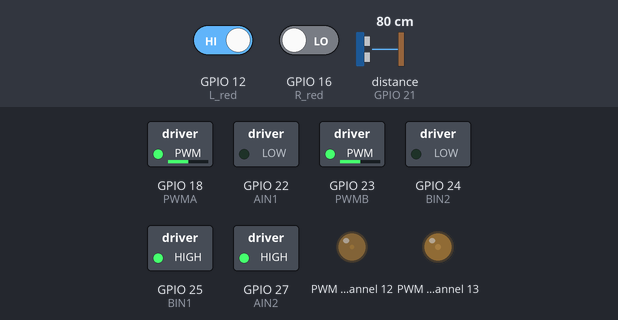
Bench run of a program on a simulated Raspberry Pi (BCM pin numbers). Shown: switched loads named in the program (green lamp = pin HIGH), output pins drawn as LEDs (lit = HIGH). Dashed ring = blinking. The test bench sets the inputs (shaded band); at power-on: distance to the obstacle (sensor on GPIO 21) 80 cm, GPIO 12 (L_red) HIGH, GPIO 16 (R_red) LOW. The echo pulse lasts 58.3 µs per cm; files the program writes start out absent; the clock reads 2024-03-15 10:24:30 at power-on unless the program sets it; pins used as bus, display or sensor lines are not drawn; what the program prints to the terminal is not drawn.

Above: at 3.2 s.
3.3 s: distance to the obstacle (sensor on GPIO 21) set to 11 cm
6.3 s: distance to the obstacle (sensor on GPIO 21) set to 8 cm
At 7.4 s:
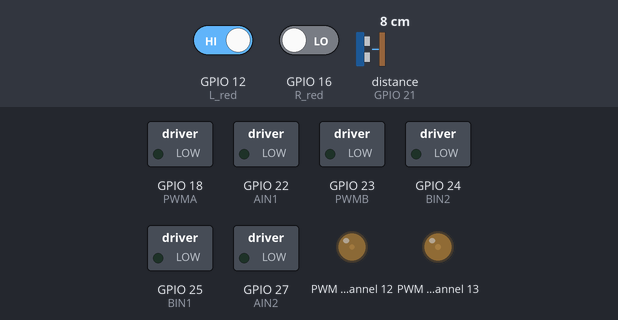
9.3 s: distance to the obstacle (sensor on GPIO 21) set to 18 cm
At 9.82 s:
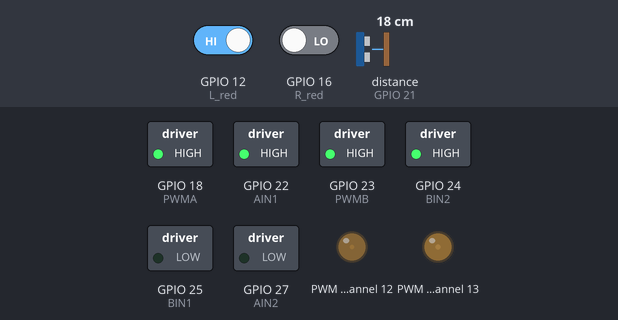
12.3 s: GPIO 12 (L_red) driven LOW
At 13.5 s:
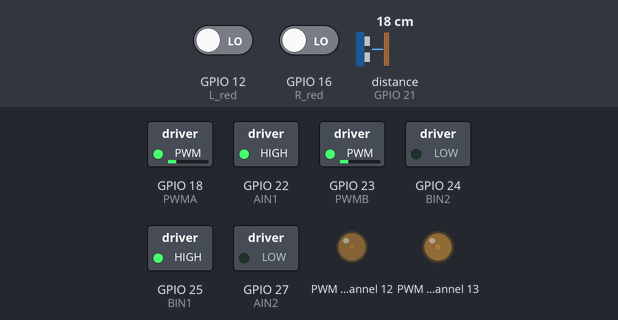
13.8 s: GPIO 16 (R_red) driven HIGH
At 14.04 s:
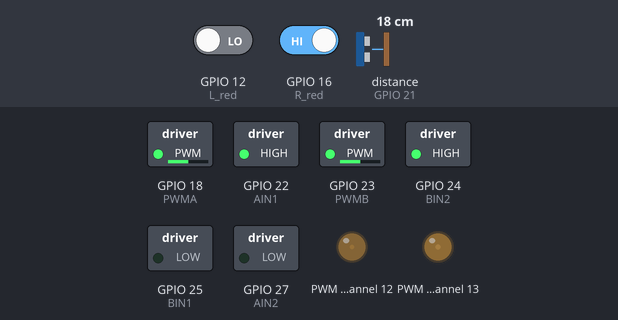
Timing chart, 0 to 17.8 s (numbered marks = the images above; inputs shaded):
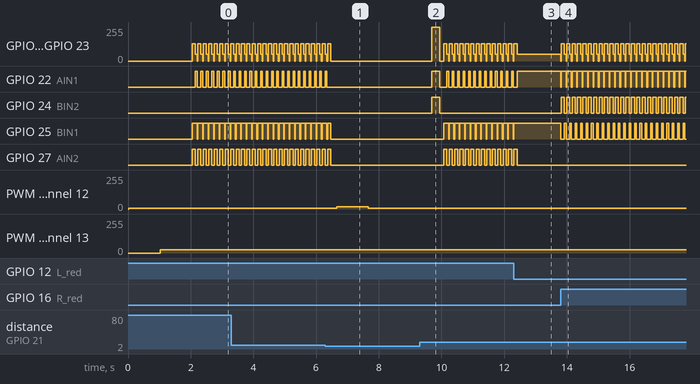

The program:

duoji.py
```python
import RPi.GPIO as GPIO
import time
import sys
import Adafruit_PCA9685             # 调用PCA9685模块

GPIO.setmode(GPIO.BCM)

#安全距离
safe_dis=10

#舵机转动角度
duoji_angle_front=60
duoji_angle_left=90
duoji_angle_right=270

#输出到日志

fp = open("/home/pi/code/car/log.txt", "w+")
# w+打开一个文件用于读写。
#如果该文件已存在则打开文件，并从开头开始编辑，即原有内容会被删除。如果该文件不存在，创建新文件。


#定义引脚

#左边两个轮子
PWMA = 18
AIN1 = 22
AIN2 = 27

#两个右边轮子
PWMB = 23
BIN1 = 25
BIN2 = 24

#红外循迹/避障传感器GPIO
L_red = 12
R_red = 16
#超声波
trig=20#发射端
echo=21#接收端
pwm = Adafruit_PCA9685.PCA9685()
pwm.set_pwm_freq(60)
#初始化
def init():
    #设置接触警告
    GPIO.setwarnings(False)
    #红外循迹传感器引脚初始化,设置为输入，接受红外信号
    GPIO.setup(L_red,GPIO.IN)
    GPIO.setup(R_red,GPIO.IN)
    #超声波
    GPIO.setup(trig,GPIO.OUT,initial=GPIO.LOW)
    GPIO.setup(echo,GPIO.IN)
    #舵机
    #设置 GPIO 的工作方式
    #GPIO.setup(STBY, GPIO.OUT)
    GPIO.setup(PWMA, GPIO.OUT)
    GPIO.setup(AIN1, GPIO.OUT)
    GPIO.setup(AIN2, GPIO.OUT)
    GPIO.setup(PWMB, GPIO.OUT)
    GPIO.setup(BIN1, GPIO.OUT)
    GPIO.setup(BIN2, GPIO.OUT)
    #pwma = GPIO.PWM(PWMA,100)#控制小车速度，初始设置
    #pwmb = GPIO.PWM(PWMB,100)

#基础行为方向
def turn_up(speed,t):
    L_Motor.ChangeDutyCycle(speed) #设置占空比，控制速度
    GPIO.output(AIN1,1)
    GPIO.output(AIN2,0)
    R_Motor.ChangeDutyCycle(speed) #设置占空比，控制速度
    GPIO.output(BIN1,1)
    GPIO.output(BIN2,0)
    #pwma.start(speed)
    #pwmb.start(speed)
    time.sleep(t)


def turn_down(speed,t):
    L_Motor.ChangeDutyCycle(speed) #设置占空比，控制速度
    GPIO.output(AIN2,1)
    GPIO.output(AIN1,0)
    R_Motor.ChangeDutyCycle(speed) #设置占空比，控制速度
    GPIO.output(BIN2,1)
    GPIO.output(BIN1,0)
    #pwma.start(speed)
    #pwmb.start(speed)
    time.sleep(t)


def turn_left(speed,t):
    turn_stop(0.02)
    L_Motor.ChangeDutyCycle(speed) #设置占空比，控制速度
    GPIO.output(AIN2,1)
    GPIO.output(AIN1,0)
    R_Motor.ChangeDutyCycle(speed) #设置占空比，控制速度
    GPIO.output(BIN1,1)
    GPIO.output(BIN2,0)
    #pwma.start(speed)
    #pwmb.start(speed)
    time.sleep(t)


def turn_right(speed,t):
    turn_stop(0.02)
    L_Motor.ChangeDutyCycle(speed) #设置占空比，控制速度
    GPIO.output(AIN1,1)
    GPIO.output(AIN2,0)
    R_Motor.ChangeDutyCycle(speed) #设置占空比，控制速度
    GPIO.output(BIN2,1)
    GPIO.output(BIN1,0)
    #pwma.start(speed)
    #pwmb.start(speed)
    time.sleep(t)

def turn_stop(t):
    L_Motor.ChangeDutyCycle(0) #设置占空比，控制速度
    GPIO.output(AIN1,0)
    GPIO.output(AIN2,0)
    R_Motor.ChangeDutyCycle(0) #设置占空比，控制速度
    GPIO.output(BIN1,0)
    GPIO.output(BIN2,0)
    #pwma.start(0)
    #pwmb.start(0)
    time.sleep(t)

#红外循迹函数
def track():
    while True:
    	#接收两个红外传感器的信号
        LS=GPIO.input(Lred)
        RS=GPIO.input(Rred)
        #左右两个传感器都检测到黑色，小车在赛道上，前进
        if LS==True and RS==True:
            print("前进")
            turn_up(35,0.2)
        #左边的传感器没检测到黑色，说明小车车身偏离赛道靠左，右转将小车车身向右调整
        elif LS==False and RS==True:
            print("右转")
            turn_right(35,0.2)
        #右边的传感器没检测到黑色，说明小车车身偏离赛道靠右，左转将小车车身向左调整
        elif LS==True and RS==False:
            print("左转")
            turn_left(35,0.2)
        #两个传感器都没有检测到黑色，说明小车完全偏离赛道，停止
        else:
            print("停止")
            turn_stop(0.2)

#超声波测距
def Measure():
    #超声波测距函数
    GPIO.output(trig,GPIO.LOW)		#输出口初始化置LOW（不发射）
    time.sleep(0.000002)
    GPIO.output(trig,GPIO.HIGH)		#发射超声波
    time.sleep(0.00001)
    GPIO.output(trig,GPIO.LOW)		#停止发射超声波
    while GPIO.input(echo) == 0:
        emitTime = time.time()		#记录发射时间
    while GPIO.input(echo) == 1:
        acceptTime = time.time()	#记录接收时间
    totalTime = acceptTime - emitTime		#计算总时间
    distanceReturn = totalTime * 340 / 2 * 100  	#计算距离（单位：cm）
    # print("距离是：")			#返回距离
    # print(distanceReturn)			#返回距离
    return distanceReturn

#红外避障函数
def redbizhang():
    # while True:
    L_s=GPIO.input(L_red)
    R_s=GPIO.input(R_red)
    if L_s == False and R_s ==True: #左边有障碍物
        print("边距过小 右偏",file=fp)
        print("边距过小 右偏")
        #turn_down(30,0)
        turn_right(50,0.1)
        #turn_up(20,0)
    elif L_s==True and R_s ==False:  #右边有障碍物
        print("边距过小 左偏",file=fp)
        print("边距过小 左偏")
        #turn_down(30,0)
        turn_left(50,0.1)
        #turn_up(20,0)
    # else: #前方有障碍物或者两边都有障碍物
    #     turn_stop(0.2)
    #     turn_down(20,0.3)
    #     turn_left(25,0.4)
    #     #turn_right(20,0.3)
    #     #turn_up(20,0.3)

#超声波方向避障
def front_detection():
    pwm.set_pwm(12, 0, duoji_angle_front)
    time.sleep(1)
    dis_f=Measure()
    return dis_f

def left_detection():
    pwm.set_pwm(12, 0, duoji_angle_left)
    time.sleep(1)
    dis_l=Measure()
    return dis_l

def right_detection():
    pwm.set_pwm(12, 0,duoji_angle_right)
    time.sleep(1)
    dis_r=Measure()
    return dis_r


#避障模块
#超声波舵机避障
def duoji():
    pwm.set_pwm(13, 0, 390)
    time.sleep(1)
    cnt_block=0
    while True:
        redbizhang()#保持边距
        disf=Measure()
        # print("disf为",disf)
        if disf<safe_dis:
            print("前方障碍物 不能直行",file=fp)
            print("前方障碍物 不能直行")
            turn_stop(0.2)
            # turn_down(35,0.5)
            # turn_stop(0.2)
            disr=right_detection()
            disl=left_detection()
            cnt_block=cnt_block+1

            print("距离左边距离",disl)
            print("距离右边距离",disr)
            pwm.set_pwm(13, 0, 370)
            time.sleep(1)
            # if disl>disr:
            if cnt_block==1:
                print("第一次遇到障碍物 右转")
                # print("左边出口大 左转",file=fp)
                # print("左边出口大 左转")
                turn_right(100,0.26)
                turn_stop(0.1)
            # elif disl<disr:
            elif cnt_block==2:
                print("第二次遇到障碍物 左转")
                # print("右边出口大 右转",file=fp)
                # print("右边出口大 右转")
                turn_left(100,0.26)
                turn_stop(0.1)
        else:
            turn_up(20,0.05)

#避障功能函数（超声波避障）
def csbbizhang():
    safe_dis=40 #设置一个安全距离
    while True:
        barrier_dis=Measure() #获取当前障碍物的距离
        print(barrier_dis,"cm")
        if (barrier_dis < safe_dis) == True:
            while (barrier_dis < safe_dis) == True:
                turn_down(25,0.3)
                barrier_dis=Measure() #获取当前障碍物的距离
                print(barrier_dis,"cm")
                turn_left(30,0.6)
                turn_up(25,0.5)
                turn_right(30,0.6)
            turn_right(35,1.2)
            #turn_right(30,0.5)
            turn_left(30,0.5)
        #turn_right(30,0.5)
        turn_up(25,0.4)
        time.sleep(0.6)


#主函数
if __name__=="__main__":
    init()
    L_Motor=GPIO.PWM(PWMA,100)
    L_Motor.start(0)
    R_Motor=GPIO.PWM(PWMB,100)
    R_Motor.start(0)
    # turn_left(50,0.1)
    # turn_stop(1)
    # time.sleep(10)
    # while(True):
    #     dis=right_detection()
    #     print("距离右边距离",dis)
    #     time.sleep(1)
    # front_detection()
    # left_detection()
    # right_detection()
    # time.sleep(10)
    try:
        front_detection()
        duoji()
        # front_detection()
        # # print("我打fsda", file=fp)
        # while(True):
        #     print(Measure())
        #     time.sleep(1)
        #     # bizhang() #调用避障函数
    except KeyboardInterrupt:   #Ctrl+C 程序停止
        GPIO.cleanup()      #清除GPIO占用
        fp.close()
        # pwm.set_pwm_freq(0)
```

Measured:
- the behaviour switches between 10 and 9 cm on distance to the obstacle (sensor on GPIO 21) (found by bisection; images 0 and 1)
- after the input at 6.3 s, GPIO 22 (AIN1): goes on until 6.3 s, then stays LOW; GPIO 27 (AIN2): goes on until 6.5 s, then stays LOW; PWM channel 12: 4/255 → 17/255 after 0.37 s, → 6/255 1.0 s later; PWM channel 13: 24/255 → 23/255 after 2.4 s
- after the input at 9.3 s, PWM channel 12: stays 6/255 (without the input it goes to 17/255 after 1.1 s)
- after the input at 12.3 s, GPIO 18 (PWMA), GPIO 23 (PWMB): goes on until 12.4 s, then stays 51/255; GPIO 22 (AIN1): goes on until 12.4 s, then stays HIGH; GPIO 25 (BIN1): goes on until 12.3 s, then stays HIGH; GPIO 27 (AIN2): goes on until 12.4 s, then stays LOW
- after the input at 13.8 s, GPIO 18 (PWMA): 51/255 → 0/255 at once, then repeats every 0.17 s: 128/255 0.10 s, 51/255 0.05 s, 0/255 0.02 s; GPIO 22 (AIN1): alternates HIGH for 0.15 s and LOW for 0.02 s, starting at once
- by itself, GPIO 22 (AIN1): alternates HIGH for 0.05 s and LOW for 0.12 s
- by itself, GPIO 25 (BIN1): alternates HIGH for 0.15 s and LOW for 0.02 s
- by itself, GPIO 27 (AIN2): alternates HIGH for 0.10 s and LOW for 0.07 s
